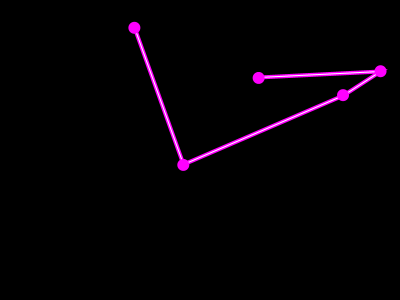
Frame 1 (no input)
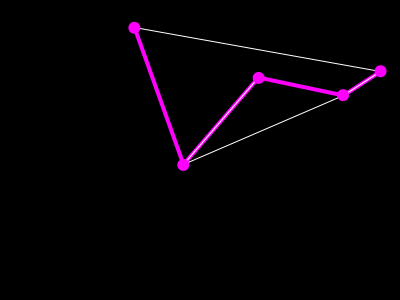
Frame 60 (the mouse pressed at the canvas centre just before this capture)
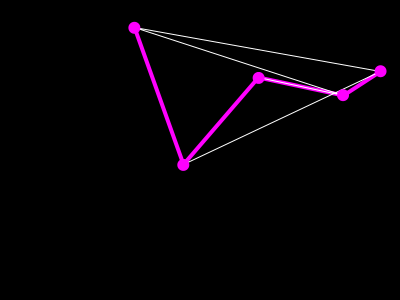
Frame 120 (the mouse held since frame 60 and released just before this capture)

The Processing sketch that drew these frames (run headless with seeded random() and noise(); from frame 60 on, the mouse is pressed at the canvas centre):

// Processing sketch: Traveling_Salesperson
// ── Traveling_Salesperson.pde
// Coding Train
// Coding Challenge 35.1 - Traveling Salesperson
// https://www.youtube.com/watch?v=BAejnwN4Ccw&list=PLRqwX-V7Uu6ZiZxtDDRCi6uhfTH4FilpH&index=39

// Another JavaScript video, needs conversion on the fly

ArrayList<PVector> cities;
ArrayList<PVector> recordPath;
int totalCities = 5;
float recordDistance = 1000000;
int iterations = 0;

void setup(){
  size(400, 300);
  
  cities = new ArrayList<PVector>();
  for (int i = 0; i < totalCities; i++){
    cities.add(new PVector(random(width), random(height)));
  }
  
  recordPath = new ArrayList<PVector>();
  checkRecord();
  
  //frameRate(3);
}

void checkRecord(){
  float d = calcDistance(cities);
  if (d < recordDistance){ 
    recordDistance = d; 
    recordPath.clear();
    recordPath.addAll(0, cities);
    
    println();
    println("Iterations = " + iterations);
    println("Record distance = " + recordDistance);
    println("Record path: " + recordPath);
  }
}

void draw(){
  background(0);
  
  checkRecord();
  iterations++;
  
  stroke(255, 0, 255);
  strokeWeight(4);
  noFill();
  beginShape();
    for (PVector c : recordPath){
      vertex(c.x, c.y);
    }
  endShape();

  stroke(255);
  strokeWeight(1);
  noFill();
  beginShape();
    for (PVector c : cities){
      vertex(c.x, c.y);
    }
  endShape();

  noStroke();
  fill(255, 0, 255);
  for (PVector c : cities){
    ellipse(c.x, c.y, 12, 12);
  }
  
  int first = floor(random(cities.size()));
  int second = floor(random(cities.size()));
  while (second == first){
    second = floor(random(cities.size()));
  }
  swap(cities, first, second);
}

void swap(ArrayList<PVector> a, int i, int j){
  PVector temp = a.get(i);
  a.set(i, a.get(j));
  a.set(j, temp);
}

float calcDistance(ArrayList<PVector> points){
  float total = 0;
  for (int i = 0; i < points.size()-1; i++){
    total += points.get(i).dist(points.get(i+1));
  }
  return total;
}
